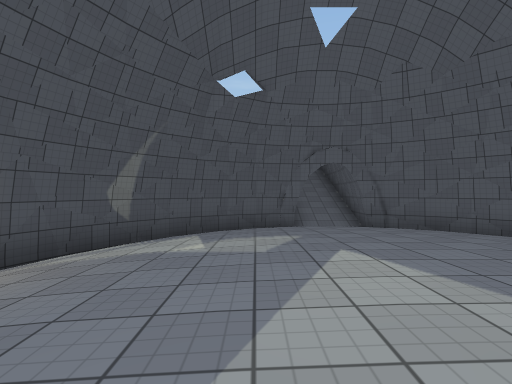
view 1 (above)

15 first-person views from a walk through a 3-D level made in the Unity game engine. The camera is 1.2 m above the floor, looks level and sees 80° across. The floor is counted in squares, 2 m on a side. Each view is taken from the middle of a square. On the plan, view 1 faces up. The plan holds only what a view shows up to about 9 squares ahead; the rest is blank. The place goes on beyond the plan. The player character is not drawn. Surface patterns are stand-ins for the level's own textures.

view 2
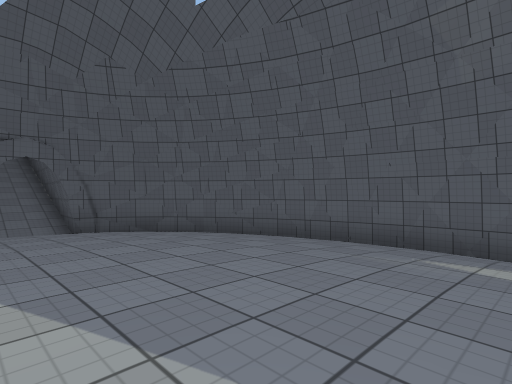

view 3
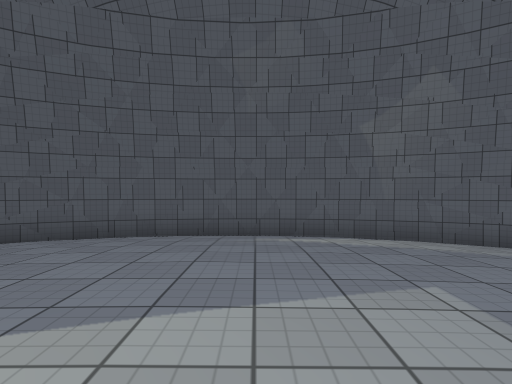

view 4
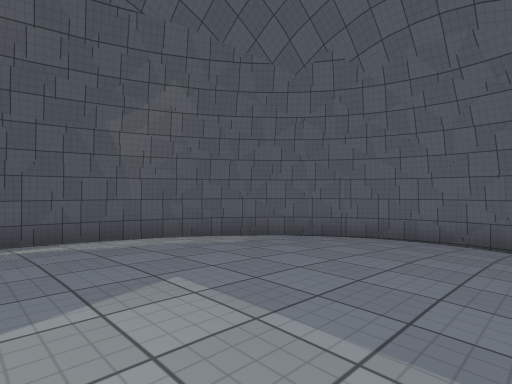

view 5
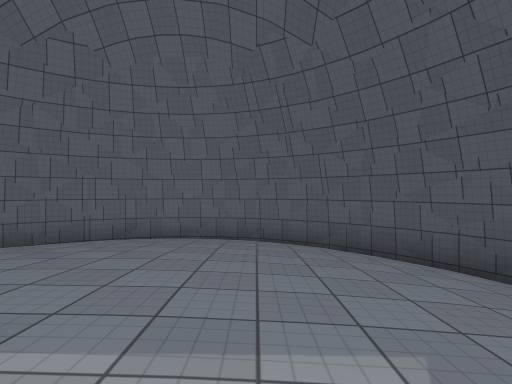

view 6
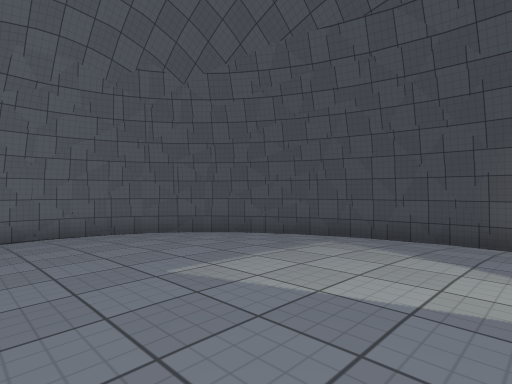

view 7
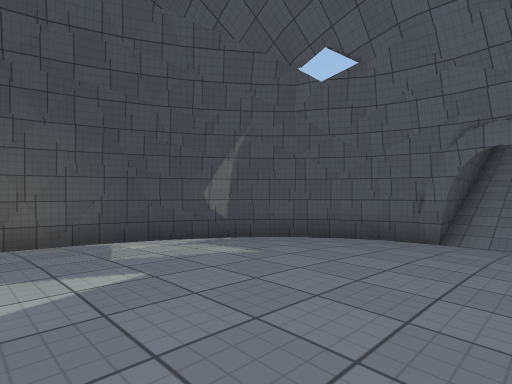

view 8
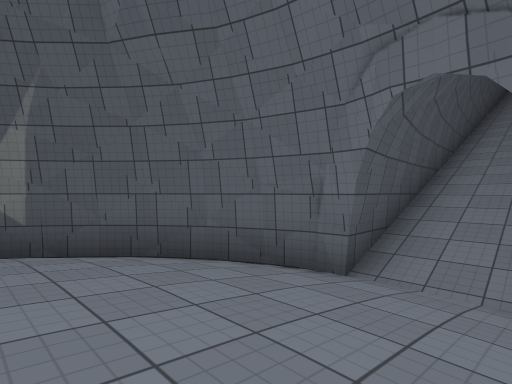

view 9
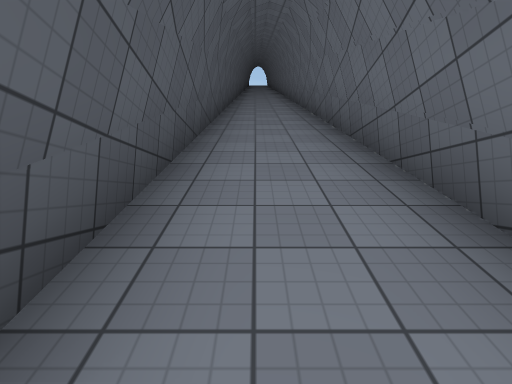

view 10
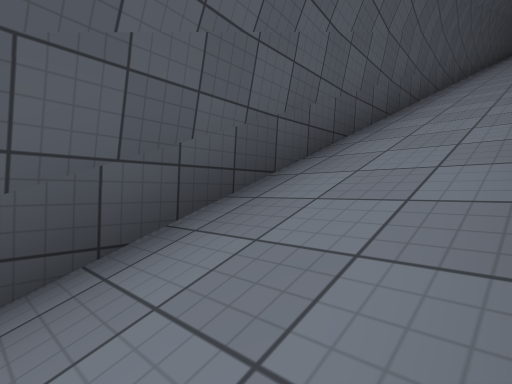

view 11
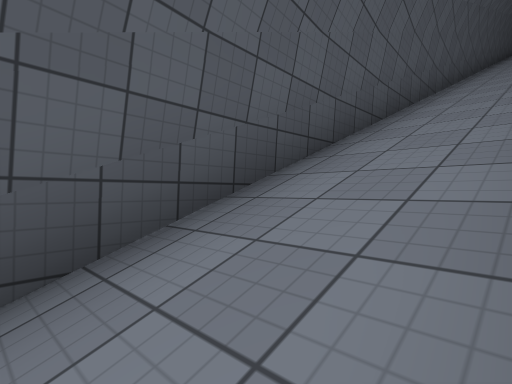

view 12
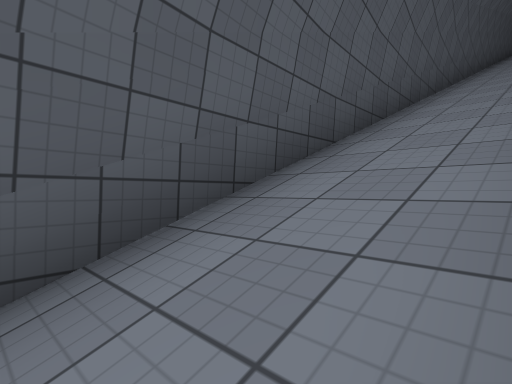

view 13
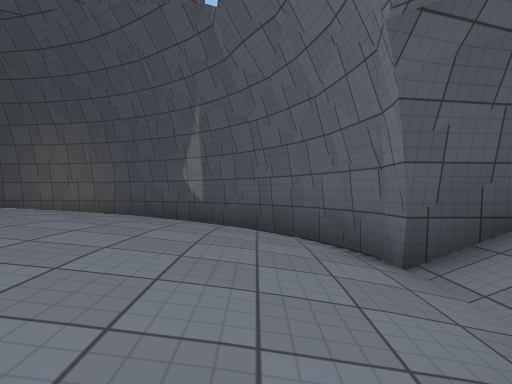

view 14
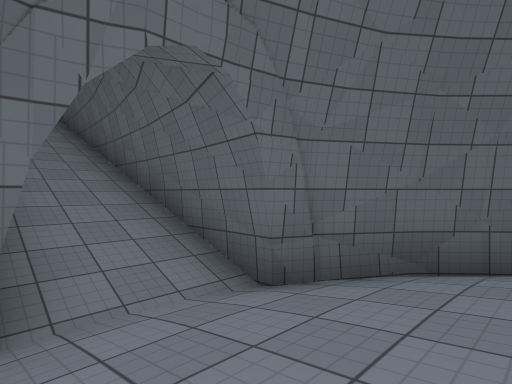

view 15
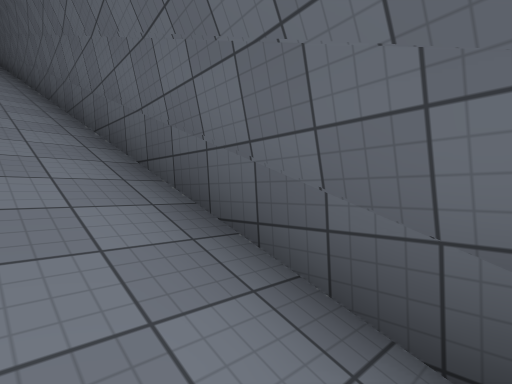

### Floor plan
Key: @ floor where view 1 was taken; # wall or solid block; . main floor; - floor 0.25 m lower than the main floor; _ floor 0.5 m lower than the main floor; < floor 0.75 m lower than the main floor; ( floor 1 m lower than the main floor; / step, stairs or slope.
Columns run from 5 left of view 1 to 8 right of it. Each row starts with its distance up from view 1.
 25       #//
 24       #//
 23       #//
 22       #//
 21       #//
 20       #//#
 19       #//#
 18       #//#
 17       #//#
 16       #//#
 15       #//#
 14       #//#
 13       #//#
 12       #//#
 11       #//#
 10      ##//#
  9    ###(((##
  8   ##(<<_<<##
  7   #(<_____<##
  6  #(<_----__/#
  5  #<_--..--_ ##
  4 ##<_-....-- /#
  3 #/_--.....-_ #
  2 #  -......-_ #
  1 #  -......-_ #
  0 #/ --@....-_ #
 -1 #/ _-....-- /#
 -2 ##<_--..--_ /#
 -3  #/<_----_  ##
 -4  ##(<_____ /#
 -5   #/(<__  /##
 -6   ##/    /##
 -7     #######

Positions as (right, up) in squares from view 1, and headings:
1: (0, 0), facing up
2: (1, 0), facing up-right
3: (0, 1), facing right
4: (0, 1), facing down-right
5: (0, 1), facing down
6: (3, 2), facing down-left
7: (3, 2), facing up-left
8: (3, 6), facing up-left
9: (2, 9), facing up
10: (3, 14), facing up-left
11: (3, 17), facing up-left
12: (3, 21), facing up-left
13: (4, 8), facing left
14: (1, 7), facing up-right
15: (2, 9), facing up-right
